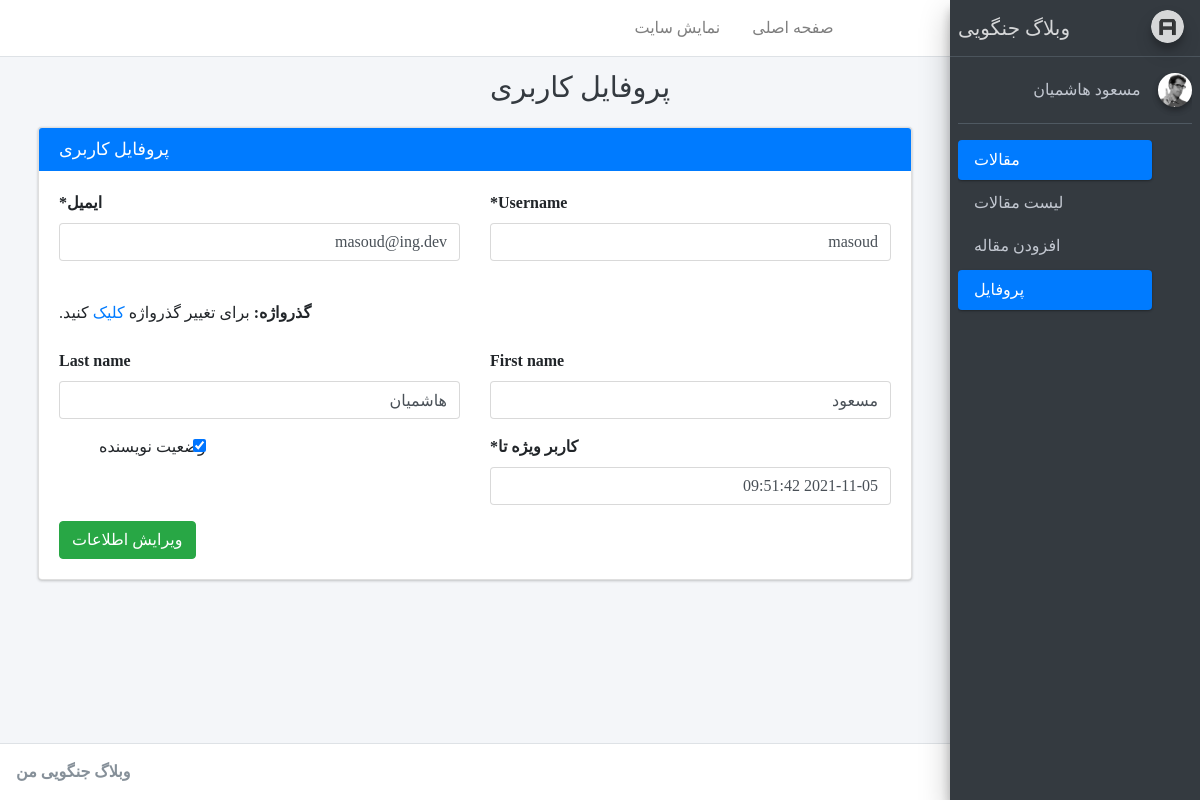
Page /account/profile/ (signed in) on the earlier database version.
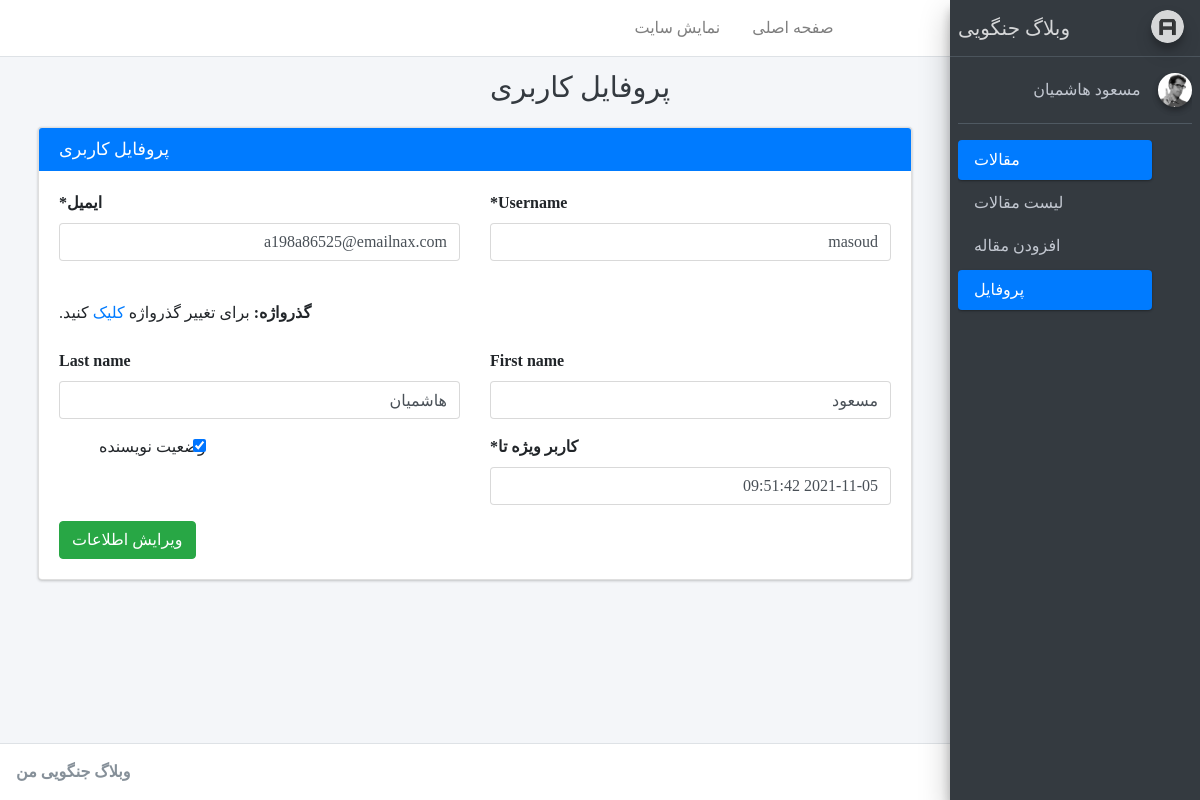
Same page on the later database version.
### account/models.py (models this page shows)
class User(AbstractUser):
    email = models.EmailField(unique=True,verbose_name='ایمیل')
    is_author = models.BooleanField(default=False,verbose_name="وضعیت نویسنده")
    special_user = models.DateTimeField(default=timezone.now , verbose_name="کاربر ویژه تا")
    def is_special_user(self):
        if self.special_user > timezone.now():
            return True
        else:
            return False
    is_special_user.boolean = True
    is_special_user.short_description = 'وضعیت کاربر ویژه'

### account/views.py (the view)
# urls.py: path('profile/',Profile.as_view(),name="profile"),
class Profile(LoginRequiredMixin,UpdateView):
    model = User
    template_name = "registration/profile.html"
    form_class = ProfileForm
    success_url = reverse_lazy("account:profile")
    def get_object(self):
        return User.objects.get(pk = self.request.user.pk)
    def get_form_kwargs(self):
        kwargs = super(Profile, self).get_form_kwargs()
        kwargs.update({
            'user': self.request.user
        })
        return kwargs

### account/forms.py
class ProfileForm(forms.ModelForm):
    def __init__(self,*args,**kwargs):
        user = kwargs.pop('user')
        super(ProfileForm, self).__init__(*args, **kwargs)
        self.fields['username'].help_text = None
        if not user.is_superuser:
            self.fields['username'].disabled = True
            self.fields['email'].disabled = True
            self.fields['special_user'].disabled = True
            self.fields['is_author'].disabled = True
    class Meta:
        model = User
        fields = ['username', 'email', 'first_name', 'last_name',
                'special_user', 'is_author']

### blog/templatetags/blog_tags.py (called while the page is built)
@register.inclusion_tag("registration/partials/link.html")
def link(request,link_name,content,classes):
    return {
        "request" : request,
        "link_name" : link_name,
        "link" : "account:{}".format(link_name),
        "content" : content ,
        "classes" : classes ,
    }

### templates/registration/profile.html
{% extends 'registration/base.html' %}
{% load crispy_forms_tags %}
{% block title %}{% block title-meta %}
    پروفایل کاربری
{% endblock %}{% endblock %}
{% block main %}
    <div class="col-md-12">
        <div class="card card-primary">
            <div class="card-header">
                <h3 class="card-title mb-0 float-left">
                    پروفایل کاربری
                </h3>
            </div>
            <div class="card-body">
                <form method="post" enctype="multipart/form-data">{% csrf_token %}
                    <div class="row">
                        <div class="col-6">
                            {{ form.username|as_crispy_field }}
                        </div>
                        <div class="col-6">
                            {{ form.email|as_crispy_field }}
                        </div>
                        <div class="col-12">
                            <label class="my-4">گذرواژه:</label>
                            <span>برای تغییر گذرواژه <a href="{% url 'password_change' %}">کلیک</a> کنید.</span>
                        </div>
                        <div class="col-6">
                            {{ form.first_name|as_crispy_field }}
                        </div>
                        <div class="col-6">
                            {{ form.last_name|as_crispy_field }}
                        </div>
                        <div class="col-6">
                            {{ form.special_user|as_crispy_field }}
                        </div>
                        <div class="col-6">
                            {{ form.is_author|as_crispy_field }}
                        </div>
                    </div>
                    <button class="btn btn-success">ویرایش اطلاعات</button>
                </form>
            </div>
        </div>
    </div>
{% endblock %}

### templates/registration/sidebar.html (shortened to what this page needs)
  {% load static %}
  {% load blog_tags %}
  <aside class="main-sidebar sidebar-dark-primary elevation-4">
    <a href="index3.html" class="brand-link">
      <img src="{% static 'registration/adminlte/assets/img/AdminLTELogo.png' %}" alt="AdminLTE Logo" class="brand-image img-circle elevation-3"
           style="opacity: .8">
      <span class="brand-text">وبلاگ جنگویی</span>
    </a>
    <div class="sidebar">
      <div class="user-panel mt-3 pb-3 mb-3 d-flex">
        <div class="image">
          <img src="{% static 'registration/adminlte/assets/img/user2-160x160.jpg' %}" class="img-circle elevation-2" alt="User Image">
        </div>
        <div class="info">
          <a href="#" class="d-block">{{user.get_full_name}}</a>
        </div>
      </div>
      <nav class="mt-2">
        <ul class="nav nav-pills nav-sidebar flex-column" data-widget="treeview" role="menu" data-accordion="false">
          {% if usr.is_superuser or user.is_author %}
          <li class="nav-item has-treeview menu-open">
            <a href="#" class="nav-link active">
              <i class="nav-icon fas fa-tachometer-alt"></i>
              <p>
                مقالات
                <i class="right fas fa-angle-left"></i>
              </p>
            </a>
            <ul class="nav nav-treeview">
              <li class="nav-item">
                {% link request 'home' 'لیست مقالات' 'fa-list' %}
              </li>
              <li class="nav-item">
                  {% link request 'article-create' 'افزودن مقاله' 'fa-edit' %}
              </li>
            </ul>
          </li>
          {% endif %}
          <li class="nav-item">
            {% link request 'profile' 'پروفایل' 'fas fa-th' %}
          </li>
        </ul>
      </nav>
    </div>
  </aside>

Differences in the rows shown:
changed User "مسعود هاشمیان": email "masoud@ing.dev" → "a198a86525@emailnax.com"
